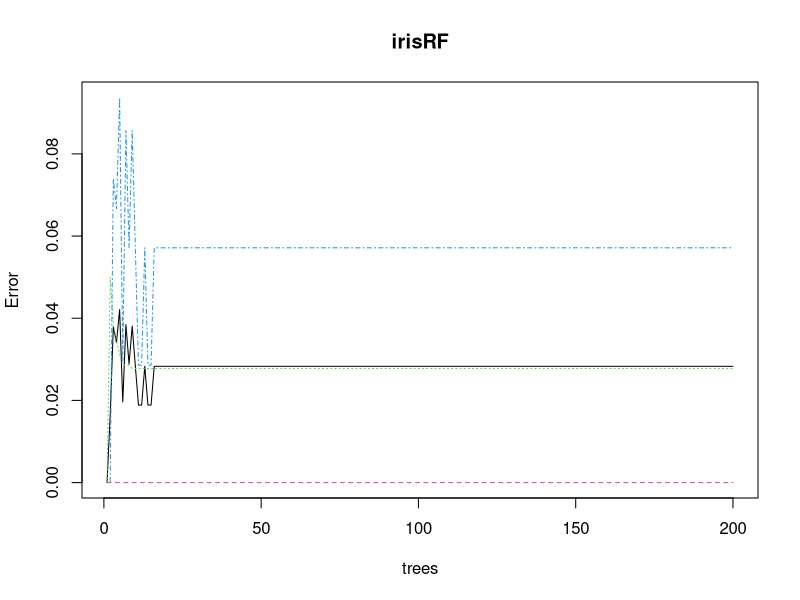
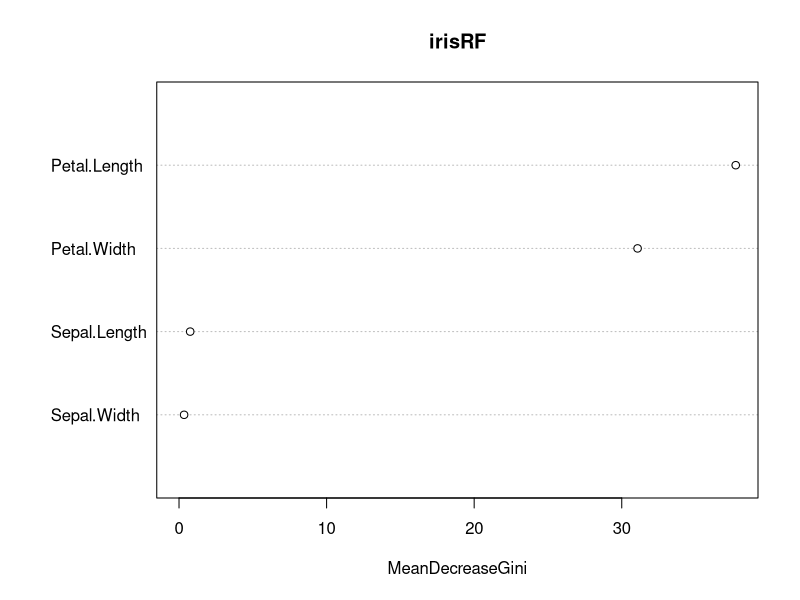
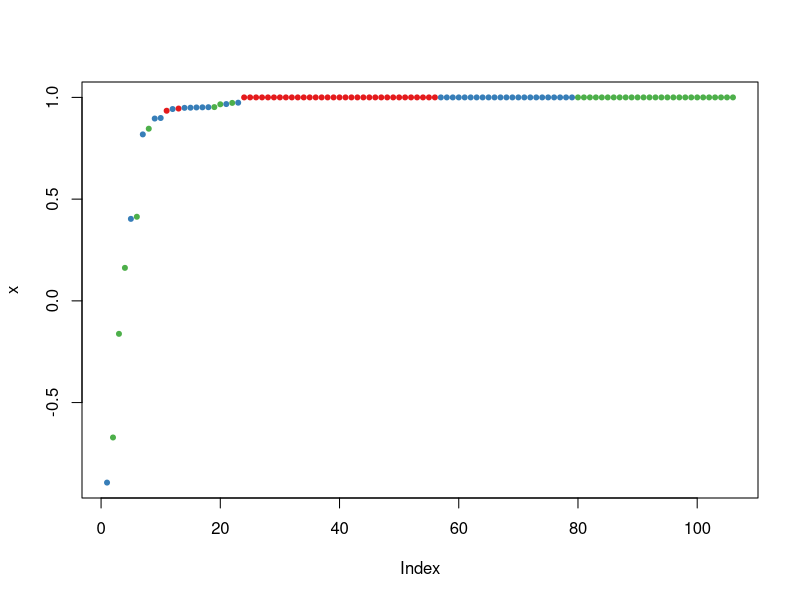
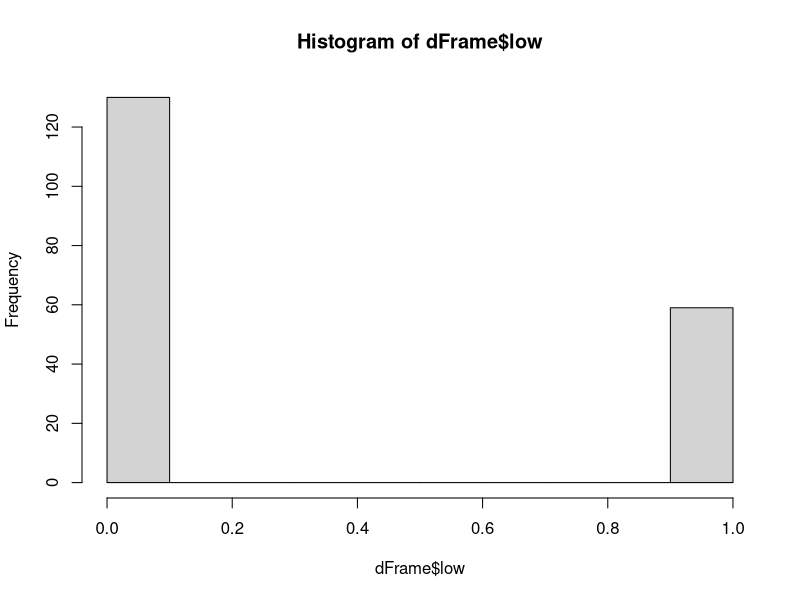
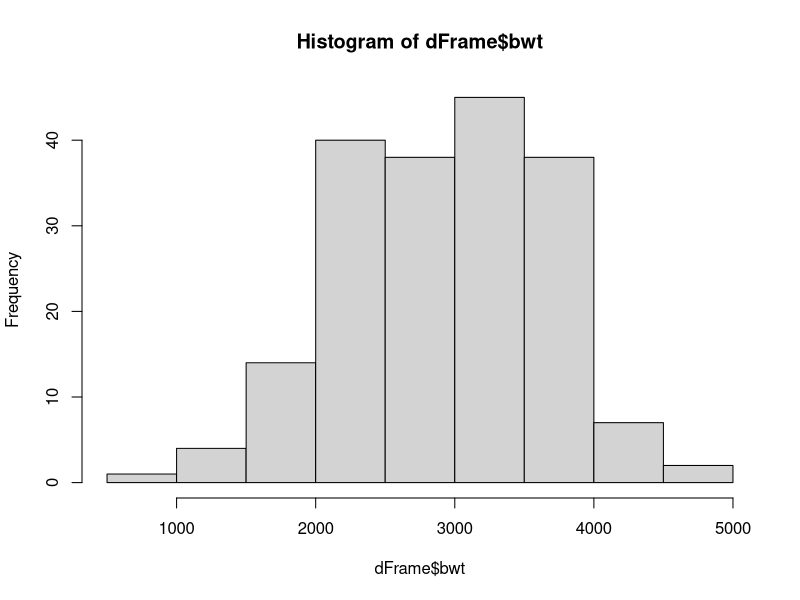

Generate these figures, in order, with R:
### randomForest tutorial ###
### Computational Biology: Univeristy of Vermont 
### April 26, 2017
### Matthias Nevins 

### Notes on randomForest ###

# "randomForest" is an ensemble learning model
# (also refered to as a "machine learning" tool). 
# 
# The package uses a random forest algorithm to sample data randomly 
# and then construct and analyzes multiple random decision trees (ensemble). 
# The performance of each random decision tree is compared and results are used to
# determine the mode of a classification or the mean of a regression. 
# The model can be trained on a subset of the data and then tested for accuracy. 

## See notes on decision trees and random forest ## 
############ randomForest #######################

# Begin by installing the randomForest package
#install.packages("randomForest")
library("randomForest")
help("randomForest")


## INPUTS ## 
#help("randomForest")
# relevent input arguments 
# x = data frame or matrix of predictor variable(s)
# y = response vector (if factor, classification)
# ntree = number of decision trees to grow 
# mtry = Number of randomly sampled 
## mtry should be a value lower than the total number of variables
## for classification trees use the square root of number of  variables
# sampsize = number of rows that are randomly sampled for each tree 
## sampsize should be lower than the total number of rows in your data set
# nodesize = minimum size of terminal nodes (larger the number smaller the tree)

### OUTPUTS ##
# predication by randomForest is the mean of the random decision trees
# confusion matrix (classification)

#### EXAMPLE 1: Iris data ####
# Call to "iris" data set available in R 
#data(iris) 
#View(iris) 
#str(iris) # numeric predictor variables, Species variable is catagorical
#summary(iris)

# Store iris in a new data fram 

Dframe <- iris

# Let's get started 
set.seed(123) # to get reproducible random results

# Split iris data to training data and testing data
# Train the model with 70% of data and test it 
# with the remaing %30 of the data. 
help(sample)
spl <- sample(2,nrow(Dframe),replace=TRUE,prob=c(0.7,0.3)) 
print(spl)
str(spl)

# define the training data 
trainData <- Dframe[spl==1,]
head(trainData)

# Test data 
testData <- Dframe[spl==2,]
head(testData)

# Generate random forest with training data 
irisRF <- randomForest(Species~.,data=trainData, mtry= 3, ntree=200,proximity=TRUE) 
help(randomForest)

# Print Random Forest model and see the importance features
print(irisRF)

# Confusion matrix for train data
table(predict(irisRF),trainData$Species) 

# Plot random forest 
plot(irisRF)

# Look at importance of independant vars
importance(irisRF)

# Plot importance 
varImpPlot(irisRF)

# Now build random forest for testing data
help("predict.randomForest")

irisPred <- predict(irisRF,newdata=testData)
print(irisPred)

table(irisPred, testData$Species)

#Now, let's look at the margin, positive or negative,
# if positive it means correct classification
help("margin.randomForest")
plot(margin(irisRF,testData$Species))

#------------------------------------------------------
####### EXAMPLE 2: Using MASS package ##################

# Begin by importing two libraries 
library(randomForest)
library(MASS)

# set seed 
#help("set.seed")
set.seed(1234)

# Store data "birthwt" data set from the MASS package into a DataFrame 

#help("birthwt")
dFrame <- birthwt

# Identify predictor variables and target variable
# Identify catagorical target variable 
#head(dFrame)
#str(dFrame)
#View(dFrame)

# see how many unique values are within each variable 
# for "low"
length(unique(dFrame$low))
hist(dFrame$low) # two unique values
length(unique(dFrame$bwt))
hist(dFrame$bwt) # continuous variable 
# another way to view unique values for all variables
apply(dFrame,2,function(x) length(unique(x)))

help(apply) # 2 in this function indicates columns

# Now convert catagorical variables using as.factor so 
# they are treated as numerical data by randomForest

# Begin by placing the variables you need to convert into a new placehoder 
# variable cVars (catagorical variables)
cVars <- c("low", "race", "smoke", "ptl", "ht", "ui", "ftv")

# use a for loop to go over data frame (dFrame) 
for(i in cVars){
  dFrame[,i]=as.factor(dFrame[,i])
}
str(dFrame) # we see that the numerical values for the 
